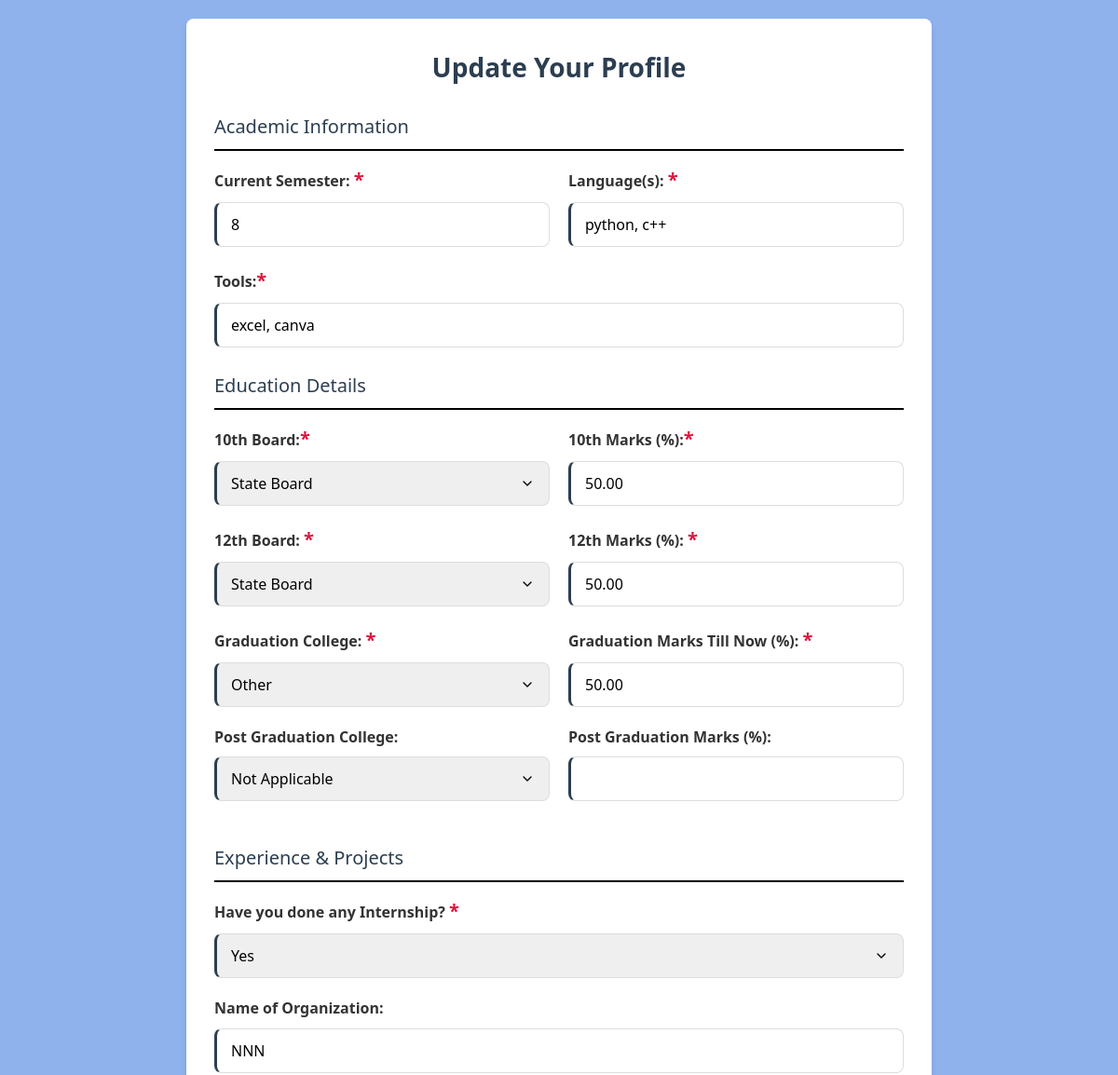
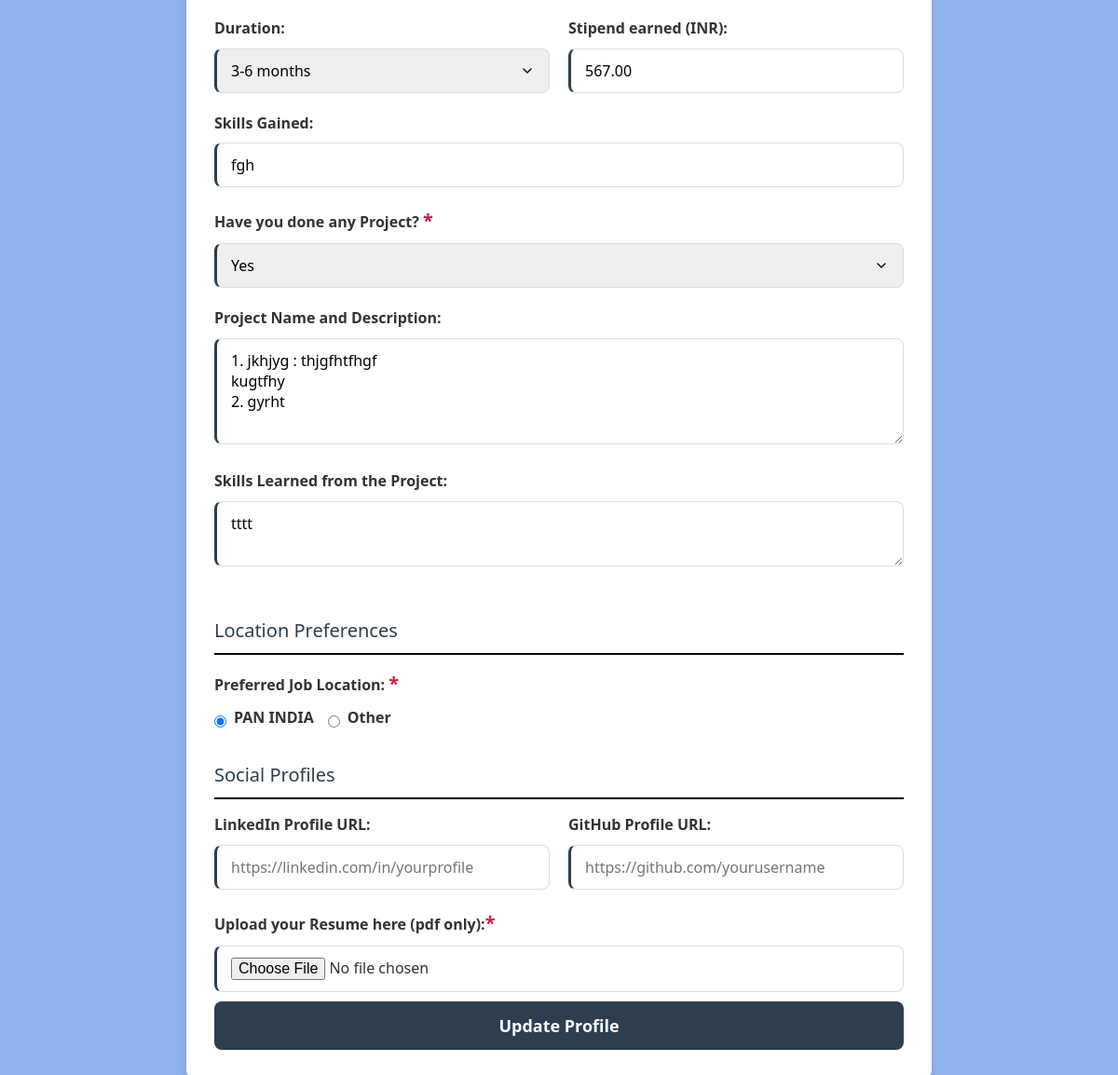
/profile/update/ (signed in), run on the app's committed database (2 pictures, top to bottom).
### placement/models.py (models this page shows, shortened)
class StudentProfile(models.Model):
    jobLocationChoices = [('PAN INDIA','PAN INDIA'),
                      ('Other','Other')
                      ]
    durationChoices = [('45 days','45 days'),
                   ('90 days','90 days'),
                   ('3-6 months','3-6 months'),
                   ('Currently Working','Currently Working')
                   ]
    yesNoChoices = [("yes", "yes"),
                ("no","no")
               ]
    student = models.OneToOneField(Student, on_delete=models.CASCADE)    # student ID
    '''Here we make the primary key of Student table as foreign key in StudentProfile.
        on_delete = models.CASCADE will CASCADE(delete all the related data) when the foreign/primary key
        is deleted'''
    semester = models.PositiveIntegerField()
    language = models.CharField(max_length=100)
    tools = models.CharField(max_length=100)
    board10 = models.CharField(max_length=50)
    board12 = models.CharField(max_length=50)
    marks10 = models.DecimalField(max_digits=5, decimal_places=2)
    marks12 = models.DecimalField(max_digits=5, decimal_places=2)
    graduation_college = models.CharField(max_length=200, blank=True, null=True)
    graduation_marks = models.DecimalField(max_digits=5, decimal_places=2, blank=True, null=True)
    post_graduation_college = models.CharField(max_length=200, blank=True, null=True)
    post_graduation_marks = models.DecimalField(max_digits=5, decimal_places=2, blank=True, null=True)
    internship = models.CharField(max_length=3, choices= yesNoChoices, default="no")
    company = models.CharField(max_length=50, blank=True, null=True)
    duration = models.CharField(max_length=20,choices=durationChoices, blank=True, null=True)
    stipend = models.DecimalField(max_digits=10, decimal_places=2, blank=True, null=True)
    skills_gained = models.CharField(max_length=200, blank=True, null=True)
    project = models.CharField(max_length=3, choices= yesNoChoices, default="no")
    project_details = models.TextField(blank=True, null=True)
    skills_learned = models.TextField(max_length=200, blank=True, null=True)
    job_location = models.CharField(max_length=10, choices=jobLocationChoices, default='PAN INDIA')
    other_location = models.CharField(max_length=50, blank=True, null=True)
    linkedin = models.URLField(max_length=200, blank=True, null=True)
    github = models.URLField(max_length=200, blank=True, null=True)
    resume=models.FileField(upload_to='resumes/')

### placement/views.py (the view, shortened to what this page needs)
# urls.py: path('profile/update/', views.updateProfile, name='updateProfile'),
def updateProfile(request):
    ID = request.session.get("student_id")  # fetch from session
    if not ID:
        return HttpResponse("No student_id found in session")  # debug message
    try:
        stu = Student.objects.get(sId=ID)   # or .get(id=ID) if using default pk
    except Student.DoesNotExist:
        return HttpResponse("Student not found")
    profile = StudentProfile.objects.filter(student=stu).first()
    return render(request, "profile_update.html", {"info" : profile})

### templates/profile_update.html (shortened to what this page needs)
{% load static %}
<!DOCTYPE html>
<html lang="en">
<head>
    <link rel="stylesheet" href="{% static 'CSS/profile_update.css' %}">
</head>
<body>
    <div class="container">
        <h2>Update Your Profile</h2>
        <form method="POST" action="/profile/update/" enctype="multipart/form-data">
            <div class="section-title">Academic Information</div>
            <div class="form-row">
                <div class="form-group">
                    <label for="sem">Current Semester: <span class="astrik">*</span></label>
                    <input type="number" id="sem" name="sem" min="1" max="8" step="1" value="{{info.semester|default:'' }}" required>
                </div>
                <div class="form-group">
                    <label for="language" title="Programming languages known, use ',' to separate">Language(s): <span class="astrik">*</span></label>
                    <input type="text" id="language" name="language" placeholder="e.g., Java, Python, C++" value="{{info.language|default:'' }}" required>
                </div>
            </div>
            <div class="form-group">
                <label for="tools" title="Use ',' to separate multiple tools">Tools:<span class="astrik">*</span></label>
                <input type="text" id="tools" name="tools" placeholder="e.g., VS Code, Git, Docker" value="{{info.tools|default:'' }}" required>
            </div>
            <div class="section-title">Education Details</div>
            <div class="form-row">
                <div class="form-group">
                    <label for="board10">10th Board:<span class="astrik">*</span></label>
                    <select id="board10" name="board10" required>
                        <option value="State Board" {% if info.board10 == "State Board" %}selected{% endif %}>State Board</option>
                    </select>
                </div>
                <div class="form-group">
                    <label for="marks10">10th Marks (%):<span class="astrik">*</span></label>
                    <input type="text" id="marks10" name="marks10" value="{{info.marks10|default:'' }}" required>
                </div>
            </div>
            <div class="form-row">
                <div class="form-group">
                    <label for="board12">12th Board: <span class="astrik">*</span></label>
                    <select id="board12" name="board12" required>
                        <option value="State Board" {% if info.board12 == "State Board" %}selected{% endif %}>State Board</option>
                    </select>
                </div>
                <div class="form-group">
                    <label for="marks12">12th Marks (%): <span class="astrik">*</span></label>
                    <input type="text" id="marks12" name="marks12" value="{{info.marks12|default:'' }}" required>
                </div>
            </div>
            <div class="form-row">
                <div class="form-group">
                    <label for="graduation">Graduation College: <span class="astrik">*</span></label>
                    <select id="graduation" name="graduation" required>
                        <option value="Other" {% if info.graduation_college == "Other" %}selected{% endif %}>Other</option>
                    </select>
                </div>
                <div class="form-group">
                    <label for="graduationMarks">Graduation Marks Till Now (%): <span class="astrik">*</span></label>
                    <input type="text" id="graduationMarks" name="graduationMarks" value="{{info.graduation_marks|default:'' }}" required>
                </div>
            </div>
            <div class="form-row">
                <div class="form-group">
                    <label for="postGraduation">Post Graduation College:</label>
                    <select id="postGraduation" name="postGraduation">
                        <option value="NA" selected {% if info.post_graduation_college %}selected{% endif %} >Not Applicable</option>
                    </select>
                </div>
                <div class="form-group">
                    <label for="postGraduationMarks">Post Graduation Marks (%):</label>
                    <input type="text" id="postGraduationMarks" name="postGraduationMarks" value="{{info.post_graduation_marks|default:'' }}">
                </div>
            </div>
            <div class="section-title">Experience & Projects</div>
            <div class="form-group">
                <label for="internship">Have you done any Internship? <span class="astrik">*</span></label>
                <select id="internship" name="internship" required>
                    <option value="yes" {% if info.internship == "yes" %}selected{% endif %}>Yes</option>
                </select>
            </div>
            <div id="internshipDetails" class="dynamic-content">
                <div class="form-group">
                    <label for="companyName">Name of Organization:</label>
                    <input type="text" id="companyName" name="companyName" value="{{info.company|default:'' }}">
                </div>
                <div class="form-row">
                    <div class="form-group">
                        <label for="duration">Duration:</label>
                        <select id="duration" name="duration">
                            <option value="3-6 months" {% if info.duration == "3-6 months" %}selected{% endif %}>3-6 months</option>
                        </select>
                    </div>
                    <div class="form-group">
                        <label for="stipend" title="Amount received during internship per month">Stipend earned (INR):</label>
                        <input type="text" id="stipend" name="stipend" placeholder="Amount in INR" value="{{info.stipend|default:'' }}">
                    </div>
                </div>
                <div class="form-group">
                    <label for="skill_gained" title="Skills acquired during the internship">Skills Gained:</label>
                    <input type="text" id="skill_gained" name="skill_gained" placeholder="List skills gained" value="{{info.skills_gained|default:'' }}">
                </div>
            </div>
            <div class="form-group">
                <label for="project">Have you done any Project? <span class="astrik">*</span></label>
                <select id="project" name="project" required>
                    <option value="yes" {% if info.project == "yes" %}selected{% endif %}>Yes</option>
                </select>
            </div>
            <div id="projectHide" class="dynamic-content">
            <div class="form-group">
                <label for="projectDetails" title="Provide the name and a overview of your project">Project Name and Description:</label>
                <textarea id="projectDetails" name="projectDetails" rows="4" placeholder="Describe your project..." >{{info.project_details|default:'' }}</textarea>
            </div>
            <div class="form-group" border>
                <label for="learned_skills">Skills Learned from the Project:</label>
                <textarea id="learned_skills" name="learned_skills" rows="2" placeholder="List skills learned..." >{{info.skills_learned|default:'' }}</textarea>
            </div>
            </div>
            <div class="section-title">Location Preferences</div>
            <div class="form-group">
                <label>Preferred Job Location: <span class="astrik">*</span></label>
                <div class="radio-group">
                    <div class="radio-option">
                        <input type="radio" id="PANLocation" name="jobLocation" value="PAN INDIA" required
                         {% if info.job_location == "PAN INDIA" %}checked{% endif %} required>
                        <label for="PANLocation">PAN INDIA</label>
                    </div>
                    <div class="radio-option">
                        <input type="radio" id="otherLocation" name="jobLocation" value="Other"
                         {% if info.job_location == "Other" %}checked{% endif %} required>
                        <label for="otherLocation">Other</label>
                    </div>
                </div>
            </div>
            <div class="section-title">Social Profiles</div>
            <div class="form-row">
                <div class="form-group">
                    <label for="linkedin">LinkedIn Profile URL:</label>
                    <input type="url" id="linkedin" name="linkedin" placeholder="https://linkedin.com/in/yourprofile">
                </div>
                <div class="form-group">
                    <label for="github">GitHub Profile URL:</label>
                    <input type="url" id="github" name="github" placeholder="https://github.com/yourusername">
                </div>
            </div>
            <div>
                <label for="cv">Upload your Resume here (pdf only):<span class="astrik">*</span></label>
                <input type="file" id="cv" name="cv" accept=".pdf" required>
            </div>
            <button type="submit">Update Profile</button>
        </form>
    </div>
</body>
</html>

### static/CSS/profile_update.css (style rules this page uses)
:root { --primary-color: #2c3e50; --secondary-color: #2d3843; --accent-color: #e74c3c; --light-color: #f9f9f9; --dark-color: #333; --success-color: #2ecc71; --border-radius: 8px; --box-shadow: 0 4px 6px rgba(0, 0, 0, 0.1); --transition: all 0.3s ease; }
* { margin: 0; padding: 0; box-sizing: border-box; font-family: 'Segoe UI', Tahoma, Geneva, Verdana, sans-serif; }
body { background-color: #8fb1ec; color: var(--dark-color); line-height: 1.6; padding: 20px; }
.container { max-width: 800px; margin: 0 auto; background: white; padding: 30px; border-radius: var(--border-radius); box-shadow: var(--box-shadow); }
h2 { text-align: center; color: var(--primary-color); margin-bottom: 25px; font-size: 28px; }
.form-group { margin-bottom: 20px; }
label { display: block; margin-bottom: 8px; font-weight: 600; color: var(--dark-color); }
input, select, textarea { width: 100%; padding: 12px 15px; border: 1px solid #ddd; border-radius: var(--border-radius); font-size: 16px; transition: var(--transition); }
.radio-group { display: flex; flex-wrap: wrap; gap: 15px; margin-top: 8px; }
.radio-option { display: flex; align-items: center; gap: 8px; }
.radio-option input[type="radio"] { width: auto; }
button { background-color: var(--primary-color); color: white; border: none; padding: 14px 20px; width: 100%; border-radius: var(--border-radius); font-size: 18px; font-weight: 600; cursor: pointer; transition: var(--transition); margin-top: 10px; }
.section-title { font-size: 20px; color: var(--primary-color); margin: 25px 0 15px; padding-bottom: 8px; border-bottom: 2px solid #000000; }
.astrik { color:crimson; font-size: 20px; }
@media (min-width: 768px) { .form-row { display: flex; gap: 20px; } }
@media (min-width: 768px) { .form-row .form-group { flex: 1; } }
.dynamic-content { transition: var(--transition); overflow: hidden; }
input, select, textarea { border-left: 3px solid var(--primary-color); }
select { appearance: none; background-repeat: no-repeat; background-position: right 15px center; background-size: 16px; }

### data on the page
StudentProfile: sem "8", language "python, c++", tools "excel, canva", board10 "State Board", marks10 "50.00", board12 "State Board", marks12 "50.00", graduation "Other", graduationMarks "50.00", postGraduation "Not Applicable", internship "Yes", companyName "NNN", duration "3-6 months", stipend "567.00", skill_gained "fgh", project "Yes", projectDetails "1. jkhjyg : thjgfhtfhgf kugtfhy 2. gyrht", learned_skills "tttt", job_location "☑ PAN INDIA", job_location "☐ Other"
